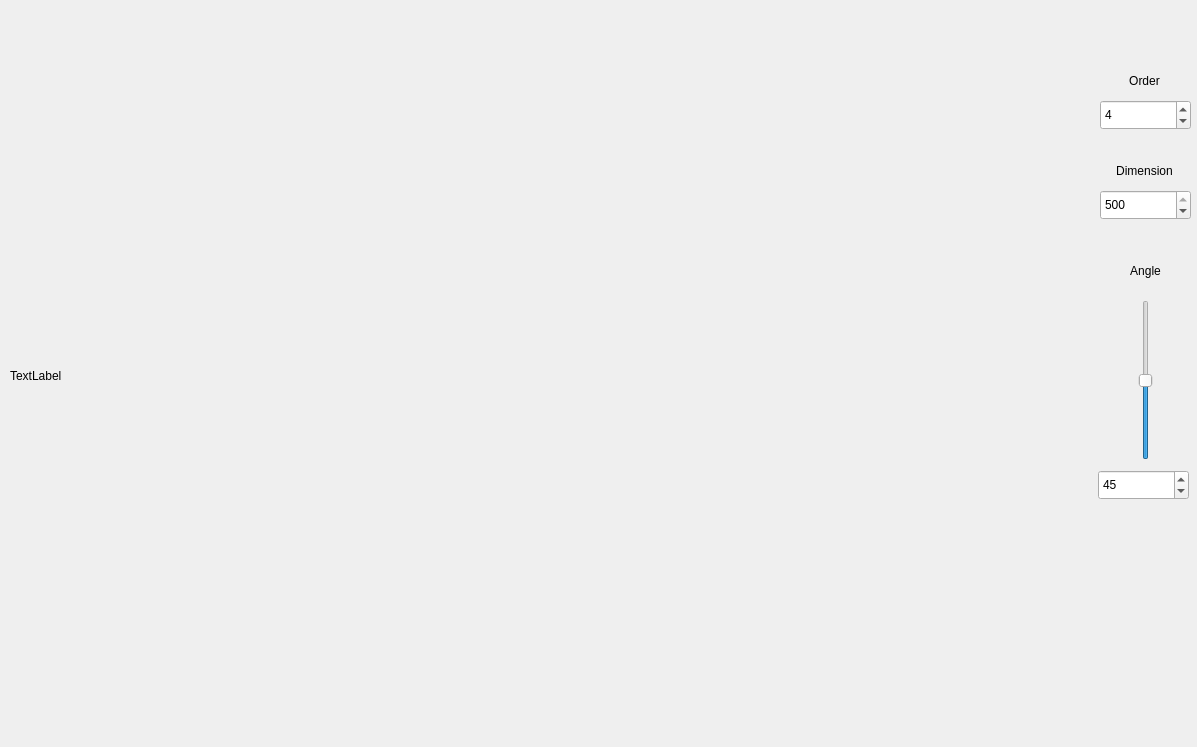
<?xml version="1.0" encoding="UTF-8"?>
<ui version="4.0">
 <class>ChessBoard</class>
 <widget class="QMainWindow" name="ChessBoard">
  <property name="geometry">
   <rect>
    <x>0</x>
    <y>0</y>
    <width>1197</width>
    <height>747</height>
   </rect>
  </property>
  <property name="windowTitle">
   <string>ChessBoard</string>
  </property>
  <widget class="QWidget" name="centralwidget">
   <widget class="QLabel" name="label">
    <property name="geometry">
     <rect>
      <x>10</x>
      <y>10</y>
      <width>1081</width>
      <height>731</height>
     </rect>
    </property>
    <property name="text">
     <string>TextLabel</string>
    </property>
   </widget>
   <widget class="QSpinBox" name="orderSpinBox">
    <property name="geometry">
     <rect>
      <x>1100</x>
      <y>100</y>
      <width>91</width>
      <height>30</height>
     </rect>
    </property>
    <property name="minimum">
     <number>2</number>
    </property>
    <property name="value">
     <number>4</number>
    </property>
   </widget>
   <widget class="QLabel" name="labelOrder">
    <property name="geometry">
     <rect>
      <x>1099</x>
      <y>70</y>
      <width>91</width>
      <height>21</height>
     </rect>
    </property>
    <property name="text">
     <string>Order</string>
    </property>
    <property name="alignment">
     <set>Qt::AlignCenter</set>
    </property>
   </widget>
   <widget class="QLabel" name="labelDim">
    <property name="geometry">
     <rect>
      <x>1099</x>
      <y>160</y>
      <width>91</width>
      <height>21</height>
     </rect>
    </property>
    <property name="text">
     <string>Dimension</string>
    </property>
    <property name="alignment">
     <set>Qt::AlignCenter</set>
    </property>
   </widget>
   <widget class="QSpinBox" name="dimSpinBox">
    <property name="geometry">
     <rect>
      <x>1100</x>
      <y>190</y>
      <width>91</width>
      <height>30</height>
     </rect>
    </property>
    <property name="minimum">
     <number>1</number>
    </property>
    <property name="maximum">
     <number>500</number>
    </property>
    <property name="value">
     <number>500</number>
    </property>
   </widget>
   <widget class="QLabel" name="labelAngle">
    <property name="geometry">
     <rect>
      <x>1100</x>
      <y>260</y>
      <width>91</width>
      <height>21</height>
     </rect>
    </property>
    <property name="text">
     <string>Angle</string>
    </property>
    <property name="alignment">
     <set>Qt::AlignCenter</set>
    </property>
   </widget>
   <widget class="QSlider" name="verticalSlider">
    <property name="geometry">
     <rect>
      <x>1130</x>
      <y>300</y>
      <width>31</width>
      <height>160</height>
     </rect>
    </property>
    <property name="maximum">
     <number>90</number>
    </property>
    <property name="sliderPosition">
     <number>45</number>
    </property>
    <property name="orientation">
     <enum>Qt::Vertical</enum>
    </property>
   </widget>
   <widget class="QSpinBox" name="angleSpinBox">
    <property name="geometry">
     <rect>
      <x>1098</x>
      <y>470</y>
      <width>91</width>
      <height>30</height>
     </rect>
    </property>
    <property name="maximum">
     <number>90</number>
    </property>
    <property name="value">
     <number>45</number>
    </property>
   </widget>
  </widget>
 </widget>
 <resources/>
 <connections/>
</ui>
